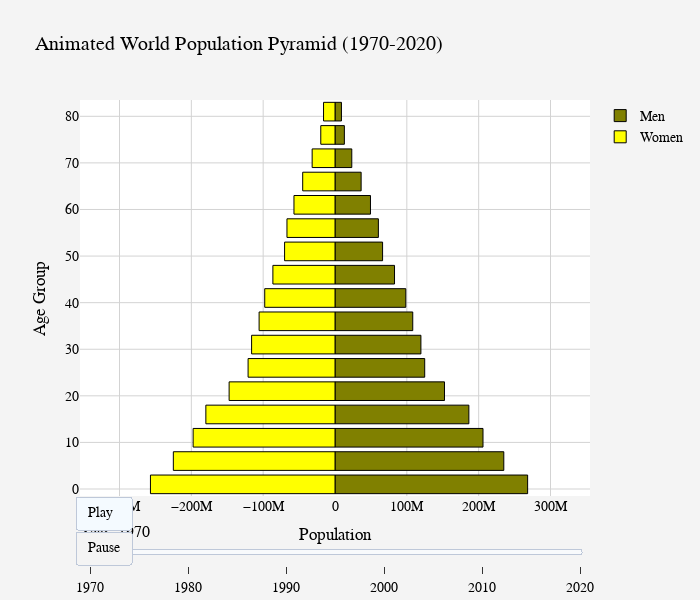

The code cell stored with this chart in its notebook:
### Code cell
# Animated Population Pyramid of the World

# Define available years
years = [1970, 1980, 1990, 2000, 2010, 2020]
ages = [f"{i}-{i+4}" for i in range(0, 85, 5)] + ["85+"]  # Includes 85+ group

# Create bar graphs for a given year
def get_traces(year):
    male_values = world.loc[str(year)].filter(regex="Male").values
    female_values = world.loc[str(year)].filter(regex="Female").values

    return [
        go.Bar(
            x=male_values,
            y=[int(s.split('-')[0]) + 1 if '-' in s else int(s[:-1]) for s in ages],
            orientation='h',
            name='Men',
            marker=dict(color='olive', line=dict(color='black', width=1)),
            hoverinfo='skip'
        ),
        go.Bar(
            x=-female_values,  # Keep negative values for left alignment
            y=[int(s.split('-')[0]) + 1 if '-' in s else int(s[:-1]) for s in ages],
            orientation='h',
            name='Women',
            marker=dict(color='yellow', line=dict(color='black', width=1)),
            hoverinfo='skip'
        )
    ]

# Set index
max_population = max(world.loc[world.index.astype(str).isin(map(str, years))].filter(regex="Male|Female").max().values)

# Create figure with initial data (1970)
fig2 = go.Figure(data=get_traces(1970), frames=[
    go.Frame(data=get_traces(year), name=str(year)) for year in years
])

# Update layout with proper axis alignment
fig2.update_layout(
    title="Animated World Population Pyramid (1970-2020)",
    width=700, height=600, paper_bgcolor='#f4f4f4', plot_bgcolor='#ffffff',
    font=dict(family="Arial, sans-serif", size=14, color="black"),
    xaxis=dict(title="Population", gridcolor='lightgray', range=[-max_population, max_population]),
    yaxis=dict(title="Age Group", gridcolor='lightgray'),
    barmode='overlay',
    showlegend=True,
    updatemenus=[{
        "buttons": [
            {"args": [None, {"frame": {"duration": 1000, "redraw": True}, "fromcurrent": True}],
             "label": "Play", "method": "animate"},
            {"args": [[None], {"frame": {"duration": 0, "redraw": True}, "mode": "immediate"}],
             "label": "Pause", "method": "animate"}
        ],
        "type": "buttons", "x": 0.1, "y": 0
    }],
    sliders=[{
        "steps": [{"args": [[str(year)], {"frame": {"duration": 0, "redraw": True}, "mode": "immediate"}],
                   "label": str(year), "method": "animate"} for year in years],
        "currentvalue": {"prefix": "Year: ", "font": {"size": 16}}
    }]
)

fig2.show()

### Figure 1 — Plotly figure (JSON) as saved in the notebook; plotly's stock layout.template omitted (floating-point values rounded to 4 significant figures)
{"data": [{"hoverinfo": "skip", "marker": {"color": "olive", "line": {"color": "black", "width": 1}}, "name": "Men", "orientation": "h", "type": "bar", "x": [268170523, 235015889, 206041424, 186355585, 152429287, 124895333, 119618199, 108244614, 98559412, 82864207, 66253436, 60402532, 49398168, 36396119, 23374568, 13045234, 8979539], "y": [1, 6, 11, 16, 21, 26, 31, 36, 41, 46, 51, 56, 61, 66, 71, 76, 81, 85]}, {"hoverinfo": "skip", "marker": {"color": "yellow", "line": {"color": "black", "width": 1}}, "name": "Women", "orientation": "h", "type": "bar", "x": [-256927025, -225057027, -197507610, -179796861, -147420912, -121008410, -116111782, -105670376, -97832255, -86471694, -70188304, -66883271, -57131229, -44978528, -31810229, -19799405, -15949054], "y": [1, 6, 11, 16, 21, 26, 31, 36, 41, 46, 51, 56, 61, 66, 71, 76, 81, 85]}], "layout": {"barmode": "overlay", "font": {"color": "black", "family": "Arial, sans-serif", "size": 14}, "height": 600, "paper_bgcolor": "#f4f4f4", "plot_bgcolor": "#ffffff", "showlegend": true, "sliders": [{"currentvalue": {"font": {"size": 16}, "prefix": "Year: "}, "steps": [{"args": [["1970"], {"frame": {"duration": 0, "redraw": true}, "mode": "immediate"}], "label": "1970", "method": "animate"}, {"args": [["1980"], {"frame": {"duration": 0, "redraw": true}, "mode": "immediate"}], "label": "1980", "method": "animate"}, {"args": [["1990"], {"frame": {"duration": 0, "redraw": true}, "mode": "immediate"}], "label": "1990", "method": "animate"}, {"args": [["2000"], {"frame": {"duration": 0, "redraw": true}, "mode": "immediate"}], "label": "2000", "method": "animate"}, {"args": [["2010"], {"frame": {"duration": 0, "redraw": true}, "mode": "immediate"}], "label": "2010", "method": "animate"}, {"args": [["2020"], {"frame": {"duration": 0, "redraw": true}, "mode": "immediate"}], "label": "2020", "method": "animate"}]}], "title": {"text": "Animated World Population Pyramid (1970-2020)"}, "updatemenus": [{"buttons": [{"args": [null, {"frame": {"duration": 1000, "redraw": true}, "fromcurrent": true}], "label": "Play", "method": "animate"}, {"args": [[null], {"frame": {"duration": 0, "redraw": true}, "mode": "immediate"}], "label": "Pause", "method": "animate"}], "type": "buttons", "x": 0.1, "y": 0}], "width": 700, "xaxis": {"gridcolor": "lightgray", "range": [-355003268, 355003268], "title": {"text": "Population"}}, "yaxis": {"gridcolor": "lightgray", "title": {"text": "Age Group"}}}}
